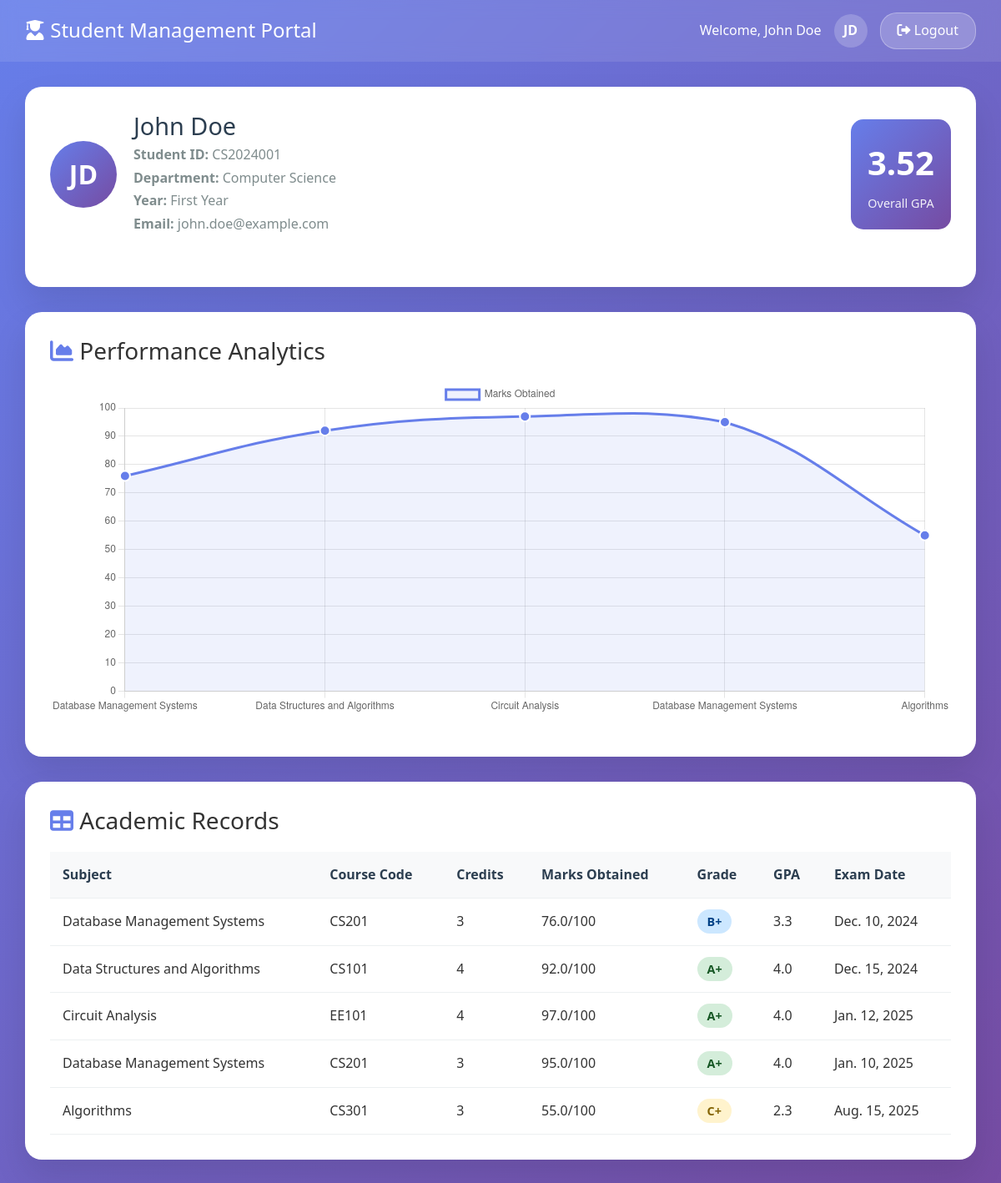
The page /student-dashboard/ (signed in) on the database its author committed.
### sms/models.py (models this page shows, shortened)
class Student(models.Model):
    YEAR_CHOICES = (
        ('1', 'First Year'),
        ('2', 'Second Year'),
        ('3', 'Third Year'),
        ('4', 'Fourth Year'),
    )
    user = models.OneToOneField(User, on_delete=models.CASCADE, related_name='student_profile')
    student_id = models.CharField(max_length=20, unique=True)
    department = models.ForeignKey(Department, on_delete=models.CASCADE, related_name='students')
    year = models.CharField(max_length=1, choices=YEAR_CHOICES, default='1')
    enrollment_date = models.DateField()
    date_of_birth = models.DateField(blank=True, null=True)
    parent_name = models.CharField(max_length=100, blank=True, null=True)
    parent_phone = models.CharField(max_length=15, blank=True, null=True)
    emergency_contact = models.CharField(max_length=15, blank=True, null=True)
    is_active = models.BooleanField(default=True)
    created_at = models.DateTimeField(auto_now_add=True)
    updated_at = models.DateTimeField(auto_now=True)
    class Meta:
        ordering = ['student_id']

class User(AbstractUser):
    USER_TYPE_CHOICES = (
        ('admin', 'Admin'),
        ('student', 'Student'),
    )
    user_type = models.CharField(max_length=10, choices=USER_TYPE_CHOICES, default='student')
    phone = models.CharField(max_length=15, blank=True, null=True)
    address = models.TextField(blank=True, null=True)
    profile_picture = models.ImageField(upload_to='profile_pics/', blank=True, null=True)
    created_at = models.DateTimeField(auto_now_add=True)
    updated_at = models.DateTimeField(auto_now=True)

class Department(models.Model):
    name = models.CharField(max_length=100, unique=True)
    code = models.CharField(max_length=10, unique=True)
    description = models.TextField(blank=True, null=True)
    head_of_department = models.CharField(max_length=100, blank=True, null=True)
    created_at = models.DateTimeField(auto_now_add=True)
    updated_at = models.DateTimeField(auto_now=True)
    class Meta:
        ordering = ['name']

class Grade(models.Model):
    GRADE_CHOICES = (
        ('A+', 'A+ (90-100)'),
        ('A', 'A (80-89)'),
        ('B+', 'B+ (70-79)'),
        ('B', 'B (60-69)'),
        ('C+', 'C+ (50-59)'),
        ('C', 'C (40-49)'),
        ('F', 'F (0-39)'),
    )
    student = models.ForeignKey(Student, on_delete=models.CASCADE, related_name='grades')
    course = models.ForeignKey(Course, on_delete=models.CASCADE, related_name='grades')
    marks_obtained = models.FloatField(validators=[MinValueValidator(0)])
    grade = models.CharField(max_length=2, choices=GRADE_CHOICES, blank=True)
    gpa = models.FloatField(blank=True, null=True, validators=[MinValueValidator(0), MaxValueValidator(4)])
    remarks = models.TextField(blank=True, null=True)
    exam_date = models.DateField(blank=True, null=True)
    created_at = models.DateTimeField(auto_now_add=True)
    updated_at = models.DateTimeField(auto_now=True)
    class Meta:
        unique_together = ['student', 'course']
        ordering = ['-created_at']

class Course(models.Model):
    SEMESTER_CHOICES = (
        ('1', 'Semester 1'),
        ('2', 'Semester 2'),
    )
    subject = models.ForeignKey(Subject, on_delete=models.CASCADE, related_name='courses')
    year = models.CharField(max_length=1, choices=Student.YEAR_CHOICES)
    semester = models.CharField(max_length=1, choices=SEMESTER_CHOICES)
    academic_year = models.CharField(max_length=9, help_text="e.g., 2023-2024")
    instructor = models.CharField(max_length=100, blank=True, null=True)
    max_marks = models.IntegerField(default=100, validators=[MinValueValidator(1)])
    created_at = models.DateTimeField(auto_now_add=True)
    updated_at = models.DateTimeField(auto_now=True)
    class Meta:
        unique_together = ['subject', 'year', 'semester', 'academic_year']
        ordering = ['year', 'semester', 'subject__name']

class Subject(models.Model):
    name = models.CharField(max_length=100)
    code = models.CharField(max_length=10, unique=True)
    credits = models.IntegerField(default=3, validators=[MinValueValidator(1), MaxValueValidator(6)])
    department = models.ForeignKey(Department, on_delete=models.CASCADE, related_name='subjects')
    description = models.TextField(blank=True, null=True)
    created_at = models.DateTimeField(auto_now_add=True)
    updated_at = models.DateTimeField(auto_now=True)
    class Meta:
        ordering = ['name']

### sms/views.py (the view, shortened to what this page needs)
# urls.py: path('student-dashboard/', views.student_dashboard, name='student_dashboard'),
@login_required
def student_dashboard(request):
    if request.user.user_type != 'student':
        messages.error(request, 'Access denied. Student privileges required.')
        return redirect('sms:login')
    try:
        student = request.user.student_profile
        grades = Grade.objects.filter(student=student).select_related('course__subject')
        avg_gpa = grades.aggregate(avg_gpa=Avg('gpa'))['avg_gpa'] or 0
        failing_grades = grades.filter(grade='F')
        failing_count = failing_grades.count()
        context = {
            'student': student,
            'grades': grades,
            'avg_gpa': round(avg_gpa, 2),
            'failing_count': failing_count,
            'failing_grades': failing_grades,
        }
        return render(request, 'sms/student_dashboard.html', context)
    except Student.DoesNotExist:
        messages.error(request, 'Student profile not found. Please contact administrator.')
        return redirect('sms:login')

### templates/sms/student_dashboard.html (shortened to what this page needs)
{% extends 'base.html' %} {% load static %}  {% block content %}
<div class="student-navbar">
  <h1><i class="fas fa-user-graduate"></i> Student Management Portal</h1>
  <div class="student-info">
    <span>Welcome, {{ student.user.get_full_name }}</span>
    <div class="student-avatar">
      {{ student.user.first_name.0 }}{{ student.user.last_name.0 }}
    </div>
    <a href="{% url 'sms:logout' %}" class="logout-btn">
      <i class="fas fa-sign-out-alt"></i> Logout
    </a>
  </div>
</div>
<div class="dashboard-container">
  <div class="student-card">
    <div class="profile-section">
      <div class="profile-avatar">
        {{ student.user.first_name.0 }}{{ student.user.last_name.0 }}
      </div>
      <div class="profile-info">
        <h2>{{ student.user.get_full_name }}</h2>
        <p><strong>Student ID:</strong> {{ student.student_id }}</p>
        <p><strong>Department:</strong> {{ student.department.name }}</p>
        <p><strong>Year:</strong> {{ student.get_year_display }}</p>
        <p><strong>Email:</strong> {{ student.user.email }}</p>
      </div>
      <div class="gpa-display">
        <div class="gpa-number">{{ avg_gpa }}</div>
        <div class="gpa-label">Overall GPA</div>
      </div>
    </div>
  </div>
  <div class="student-card">
    <h3>
      <i class="fas fa-chart-area" style="color: #667eea"></i> Performance
      Analytics
    </h3>
    <div class="chart-container">
      <canvas id="performanceChart"></canvas>
    </div>
  </div>
  <div class="student-card">
    <h3>
      <i class="fas fa-table" style="color: #667eea"></i> Academic Records
    </h3>
    <table class="grades-table">
      <thead>
        <tr>
          <th>Subject</th>
          <th>Course Code</th>
          <th>Credits</th>
          <th>Marks Obtained</th>
          <th>Grade</th>
          <th>GPA</th>
          <th>Exam Date</th>
        </tr>
      </thead>
      <tbody>
        {% for grade in grades %}
        <tr>
          <td>{{ grade.course.subject.name }}</td>
          <td>{{ grade.course.subject.code }}</td>
          <td>{{ grade.course.subject.credits }}</td>
          <td>{{ grade.marks_obtained }}/{{ grade.course.max_marks }}</td>
          <td>
            <span class="grade-badge grade-{{ grade.grade }}"
              >{{ grade.grade }}</span
            >
          </td>
          <td>{{ grade.gpa }}</td>
          <td>{{ grade.exam_date|default:"N/A" }}</td>
        </tr>
        {% empty %}
        <tr>
          <td colspan="7" class="text-center">No grades available yet.</td>
        </tr>
        {% endfor %}
      </tbody>
    </table>
  </div>
</div>
{% endblock %} {% block extra_js %}
<script>
  document.addEventListener("DOMContentLoaded", function () {
    // Fetch performance data and create chart
    fetch('{% url "sms:student_performance" %}')
      .then((response) => response.json())
      .then((data) => {
        const ctx = document
          .getElementById("performanceChart")
          .getContext("2d");
        new Chart(ctx, {
          type: "line",
          data: {
            labels: data.subjects,
            datasets: [
              {
                label: "Marks Obtained",
                data: data.marks,
                borderColor: "rgba(102, 126, 234, 1)",
                backgroundColor: "rgba(102, 126, 234, 0.1)",
                borderWidth: 3,
                fill: true,
                tension: 0.4,
                pointBackgroundColor: "rgba(102, 126, 234, 1)",
                pointBorderColor: "#fff",
                pointBorderWidth: 2,
                pointRadius: 6,
              },
            ],
          },
          options: {
            responsive: true,
            maintainAspectRatio: false,
            plugins: {
              legend: {
                display: true,
                position: "top",
              },
            },
            scales: {
              y: {
                beginAtZero: true,
                max: 100,
                grid: {
                  color: "rgba(0,0,0,0.1)",
                },
              },
              x: {
                grid: {
                  color: "rgba(0,0,0,0.1)",
                },
              },
            },
          },
        });
      })
      .catch((error) => {
        console.error("Error fetching performance data:", error);
      });
  });
</script>
{% endblock %}

### static/css/style.css (style rules this page uses)
* { margin: 0; padding: 0; box-sizing: border-box; }
body { font-family: 'Segoe UI', Tahoma, Geneva, Verdana, sans-serif; line-height: 1.6; color: #333; }
.student-card { background: white; border-radius: 15px; padding: 25px; margin-bottom: 20px; box-shadow: 0 10px 30px rgba(0,0,0,0.1); }

### templates/sms/student_dashboard.html (style rules this page uses)
body { background: linear-gradient(135deg, #667eea 0%, #764ba2 100%); min-height: 100vh; margin: 0; font-family: "Segoe UI", Tahoma, Geneva, Verdana, sans-serif; }
.student-navbar { background: rgba(255, 255, 255, 0.1); backdrop-filter: blur(10px); padding: 15px 30px; display: flex; justify-content: space-between; align-items: center; color: white; }
.student-navbar h1 { color: white; font-size: 1.5rem; margin: 0; }
.student-info { display: flex; align-items: center; gap: 15px; }
.student-avatar { width: 40px; height: 40px; border-radius: 50%; background: rgba(255, 255, 255, 0.2); display: flex; align-items: center; justify-content: center; color: white; font-weight: 600; }
.dashboard-container { padding: 30px; max-width: 1200px; margin: 0 auto; }
.student-card { background: white; border-radius: 20px; padding: 30px; margin-bottom: 30px; box-shadow: 0 20px 40px rgba(0, 0, 0, 0.1); backdrop-filter: blur(10px); }
.profile-section { display: grid; grid-template-columns: auto 1fr auto; gap: 20px; align-items: center; margin-bottom: 30px; }
.profile-avatar { width: 80px; height: 80px; border-radius: 50%; background: linear-gradient(135deg, #667eea 0%, #764ba2 100%); display: flex; align-items: center; justify-content: center; color: white; font-size: 2rem; font-weight: 600; }
.profile-info h2 { color: #2c3e50; margin: 0 0 5px 0; font-size: 1.8rem; }
.profile-info p { color: #7f8c8d; margin: 2px 0; }
.gpa-display { text-align: center; padding: 20px; background: linear-gradient(135deg, #667eea 0%, #764ba2 100%); border-radius: 15px; color: white; }
.gpa-number { font-size: 2.5rem; font-weight: 700; margin-bottom: 5px; }
.gpa-label { font-size: 0.9rem; opacity: 0.9; }
.chart-container { position: relative; height: 400px; margin: 20px 0; }
.grades-table { width: 100%; border-collapse: collapse; margin-top: 20px; }
.grades-table th, .grades-table td { padding: 15px; text-align: left; border-bottom: 1px solid #ecf0f1; }
.grades-table th { background: #f8f9fa; color: #2c3e50; font-weight: 600; }
.grade-badge { padding: 5px 12px; border-radius: 20px; font-weight: 600; font-size: 0.9rem; }
.grade-A, .grade-A\+ { background: #d4edda; color: #155724; }
.grade-B, .grade-B\+ { background: #cce7ff; color: #004085; }
.grade-C, .grade-C\+ { background: #fff3cd; color: #856404; }
.logout-btn { background: rgba(255, 255, 255, 0.2); border: 1px solid rgba(255, 255, 255, 0.3); color: white; padding: 8px 20px; border-radius: 20px; text-decoration: none; transition: all 0.3s ease; }

### rows shown on the page
Student: user.get_full_name "John Doe", user.first_name.0 "J", user.last_name.0 "D", student_id "CS2024001", department.name "Computer Science", year "First Year", user.email "john.doe@example.com"
Grade: course.subject.name "Database Management Systems", course.subject.code "CS201", course.subject.credits "3", marks_obtained "76.0", course.max_marks "100", grade "B+", gpa "3.3", exam_date "Dec. 10, 2024"
Grade: course.subject.name "Data Structures and Algorithms", course.subject.code "CS101", course.subject.credits "4", marks_obtained "92.0", course.max_marks "100", grade "A+", gpa "4.0", exam_date "Dec. 15, 2024"
Grade: course.subject.name "Circuit Analysis", course.subject.code "EE101", course.subject.credits "4", marks_obtained "97.0", course.max_marks "100", grade "A+", gpa "4.0", exam_date "Jan. 12, 2025"
Grade: course.subject.name "Database Management Systems", course.subject.code "CS201", course.subject.credits "3", marks_obtained "95.0", course.max_marks "100", grade "A+", gpa "4.0", exam_date "Jan. 10, 2025"
Grade: course.subject.name "Algorithms", course.subject.code "CS301", course.subject.credits "3", marks_obtained "55.0", course.max_marks "100", grade "C+", gpa "2.3", exam_date "Aug. 15, 2025"

### other values the page prints
{{ avg_gpa }} "3.52"
